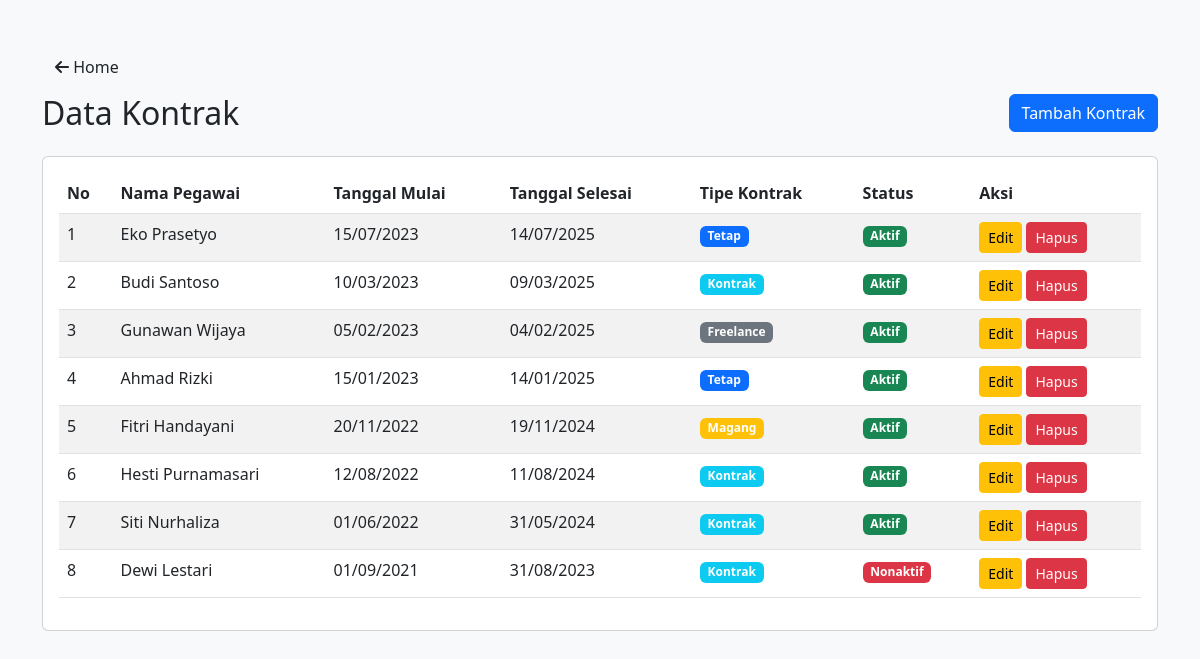
The page /kontrak.php on the database its author committed.
### tables this page shows
CREATE TABLE IF NOT EXISTS kontrak (
    id_kontrak INT AUTO_INCREMENT PRIMARY KEY,
    id_pegawai INT,
    tgl_mulai DATE,
    tgl_selesai DATE,
    tipe_kontrak ENUM('Tetap','Kontrak','Magang','Freelance') DEFAULT 'Kontrak',
    status ENUM('Aktif','Nonaktif') DEFAULT 'Aktif',
    FOREIGN KEY (id_pegawai) REFERENCES pegawai(id)
);

CREATE TABLE IF NOT EXISTS pegawai (
    id INT AUTO_INCREMENT PRIMARY KEY,
    nama VARCHAR(100) NOT NULL,
    alamat TEXT,
    tgl_lahir DATE,
    id_jabatan INT,
    FOREIGN KEY (id_jabatan) REFERENCES jabatan(id)
);

### app/controller/KontrakController.php (called while the page is built, shortened)
<?php
require_once '../app/model/Kontrak.php';
class KontrakController
{
    private $kontrak;
    public function __construct()
    {
        global $conn;
        $this->kontrak = new Kontrak($conn);
    }
    public function index()
    {
        $data = $this->kontrak->getAll();
        include '../app/view/kontrak/index.php';
    }
}

### app/model/Model.php (called while the page is built, shortened)
<?php
class Model
{
    public function __construct($conn)
    {
        $this->conn = $conn;
    }
}

### app/model/Kontrak.php (called while the page is built, shortened)
<?php
require_once 'Model.php';
class Kontrak extends Model
{
    public function getAll()
    {
        $sql = "SELECT k.*, p.nama as nama_pegawai
                FROM kontrak k
                LEFT JOIN pegawai p ON k.id_pegawai = p.id
                ORDER BY k.tgl_mulai DESC";
        $result = $this->conn->query($sql);
        return $result->fetch_all(MYSQLI_ASSOC);
    }
}

### app/view/kontrak/index.php (the view, shortened to what this page needs)
<!DOCTYPE html>
<html>
<head>
    <link href="https://cdn.jsdelivr.net/npm/bootstrap@5.3.0/dist/css/bootstrap.min.css" rel="stylesheet">
    <link rel="stylesheet" href="https://cdnjs.cloudflare.com/ajax/libs/font-awesome/6.4.0/css/all.min.css">
</head>
<body class="bg-light">
    <div class="container py-5">
        <div class="row">
            <div class="col-12">
                <a href="../public/index.php" class="btn me-3">
                    <i class="fas fa-arrow-left"></i> Home
                </a>
                <div class="d-flex justify-content-between align-items-center mt-2 mb-4">
                    <div class="d-flex align-items-center">
                        <h2 class="mb-0">Data Kontrak</h2>
                    </div>
                    <a href="kontrak.php?action=create" class="btn btn-primary">Tambah Kontrak</a>
                </div>
                <div class="card">
                    <div class="card-body">
                        <div class="table-responsive">
                            <table class="table table-striped">
                                <thead>
                                    <tr>
                                        <th>No</th>
                                        <th>Nama Pegawai</th>
                                        <th>Tanggal Mulai</th>
                                        <th>Tanggal Selesai</th>
                                        <th>Tipe Kontrak</th>
                                        <th>Status</th>
                                        <th>Aksi</th>
                                    </tr>
                                </thead>
                                <tbody>
                                    <?php if (empty($data)): ?>
                                        <tr>
                                            <td colspan="7" class="text-center">Tidak ada data kontrak</td>
                                        </tr>
                                    <?php else: ?>
                                        <?php foreach ($data as $index => $kontrak): ?>
                                            <tr>
                                                <td><?= $index + 1 ?></td>
                                                <td><?= htmlspecialchars($kontrak['nama_pegawai']) ?></td>
                                                <td><?= date('d/m/Y', strtotime($kontrak['tgl_mulai'])) ?></td>
                                                <td><?= date('d/m/Y', strtotime($kontrak['tgl_selesai'])) ?></td>
                                                <td>
                                                    <?php
                                                    $badgeClass = '';
                                                    switch ($kontrak['tipe_kontrak']) {
                                                        case 'Tetap':
                                                            $badgeClass = 'bg-primary';
                                                            break;
                                                        case 'Kontrak':
                                                            $badgeClass = 'bg-info';
                                                            break;
                                                        case 'Magang':
                                                            $badgeClass = 'bg-warning';
                                                            break;
                                                        case 'Freelance':
                                                            $badgeClass = 'bg-secondary';
                                                            break;
                                                    }
                                                    ?>
                                                    <span class="badge <?= $badgeClass ?>"><?= htmlspecialchars($kontrak['tipe_kontrak']) ?></span>
                                                </td>
                                                <td>
                                                    <?php if ($kontrak['status'] == 'Aktif'): ?>
                                                        <span class="badge bg-success">Aktif</span>
                                                    <?php else: ?>
                                                        <span class="badge bg-danger">Nonaktif</span>
                                                    <?php endif; ?>
                                                </td>
                                                <td>
                                                    <a href="kontrak.php?action=edit&id=<?= $kontrak['id_kontrak'] ?>" class="btn btn-sm btn-warning">Edit</a>
                                                    <a href="kontrak.php?action=delete&id=<?= $kontrak['id_kontrak'] ?>"
                                                        class="btn btn-sm btn-danger"
                                                        onclick="return confirm('Yakin ingin menghapus data ini?')">Hapus</a>
                                                </td>
                                            </tr>
                                        <?php endforeach; ?>
                                    <?php endif; ?>
                                </tbody>
                            </table>
                        </div>
                    </div>
                </div>
            </div>
        </div>
    </div>
</body>
</html>

### public/kontrak.php (shortened to what this page needs)
<?php
require_once '../app/controller/KontrakController.php';
$controller = new KontrakController();
$action = $_GET['action'] ?? 'index';
switch ($action) {
    case 'index':
        $controller->index();
        break;
}

### rows shown on the page
kontrak: id_pegawai.nama "Eko Prasetyo", tgl_mulai "15/07/2023", tgl_selesai "14/07/2025", tipe_kontrak "Tetap", status "Aktif"
kontrak: id_pegawai.nama "Budi Santoso", tgl_mulai "10/03/2023", tgl_selesai "09/03/2025", tipe_kontrak "Kontrak", status "Aktif"
kontrak: id_pegawai.nama "Gunawan Wijaya", tgl_mulai "05/02/2023", tgl_selesai "04/02/2025", tipe_kontrak "Freelance", status "Aktif"
kontrak: id_pegawai.nama "Ahmad Rizki", tgl_mulai "15/01/2023", tgl_selesai "14/01/2025", tipe_kontrak "Tetap", status "Aktif"
kontrak: id_pegawai.nama "Fitri Handayani", tgl_mulai "20/11/2022", tgl_selesai "19/11/2024", tipe_kontrak "Magang", status "Aktif"
kontrak: id_pegawai.nama "Hesti Purnamasari", tgl_mulai "12/08/2022", tgl_selesai "11/08/2024", tipe_kontrak "Kontrak", status "Aktif"
kontrak: id_pegawai.nama "Siti Nurhaliza", tgl_mulai "01/06/2022", tgl_selesai "31/05/2024", tipe_kontrak "Kontrak", status "Aktif"
kontrak: id_pegawai.nama "Dewi Lestari", tgl_mulai "01/09/2021", tgl_selesai "31/08/2023", tipe_kontrak "Kontrak", status "Nonaktif"
